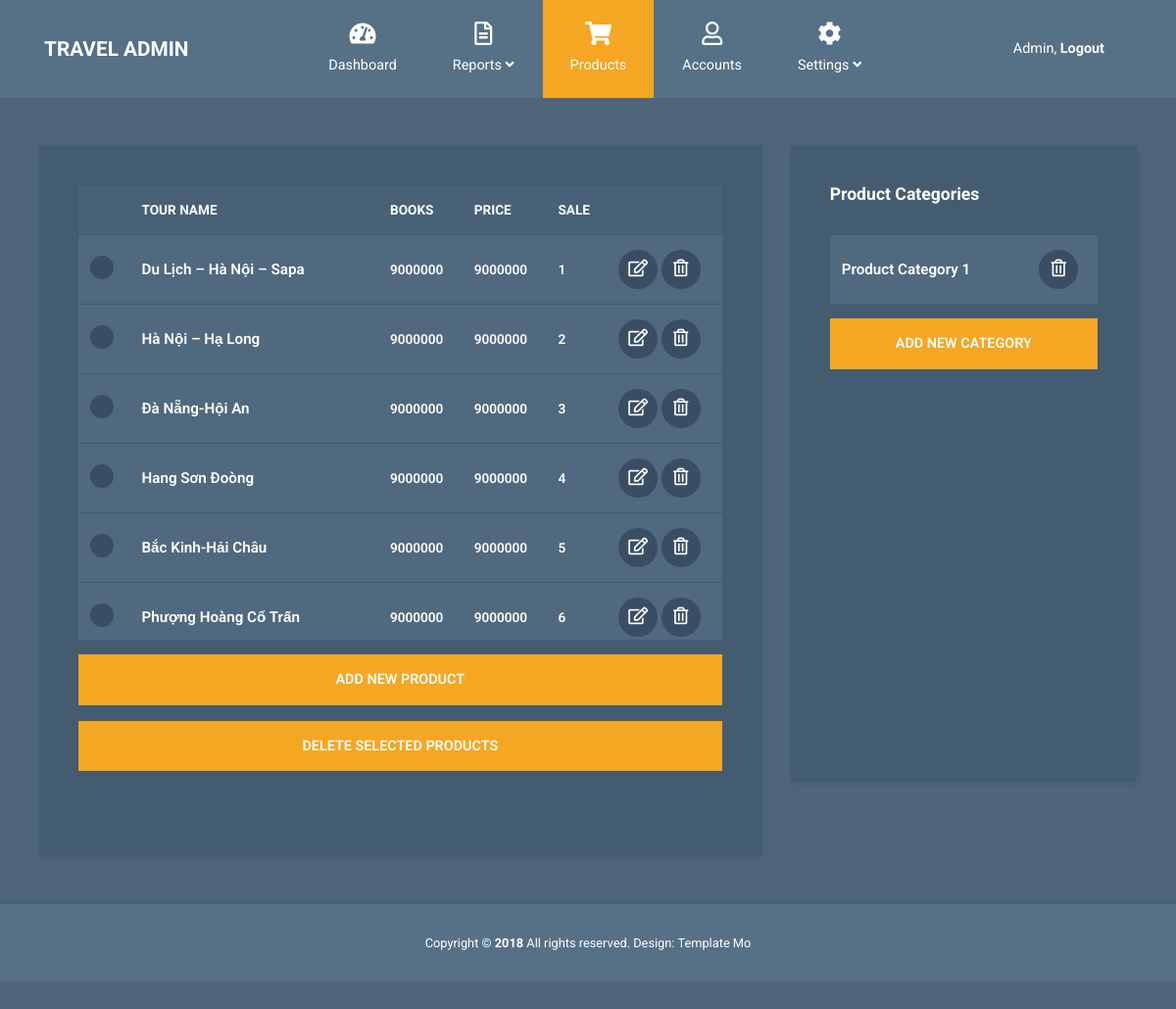
The page /adminpage/tours.php on the database as committed earlier.
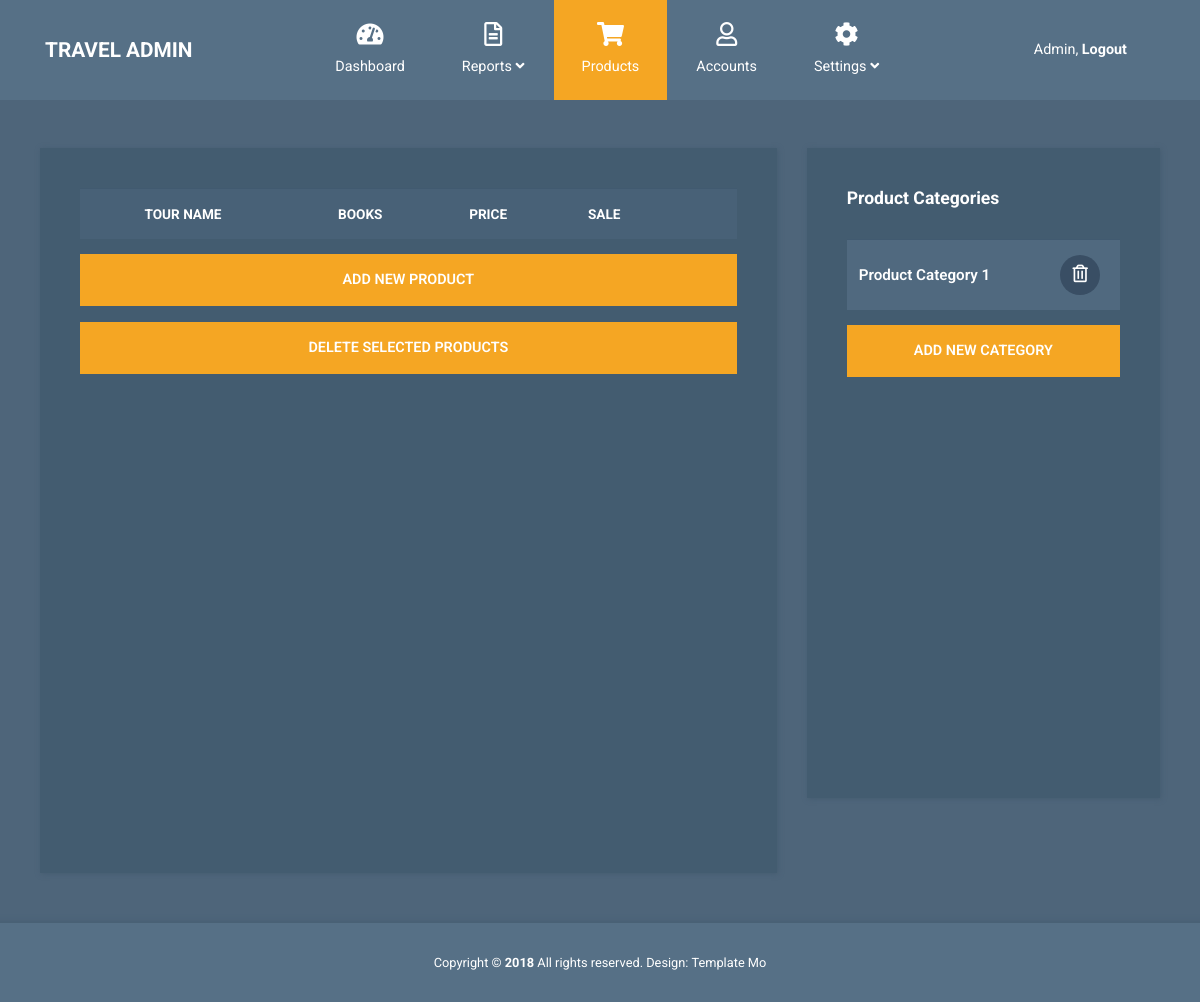
The same page on the database as committed later.
### tables this page shows
create table IF NOT EXISTS `tours`(
    `id_tour` int not null primary key AUTO_INCREMENT,
    `name_tour` varchar(255),
    `price` int CHECK (`price`>=1),
    `date_start` DATETIME,
    `date_end` DATETIME,
    `from_place` varchar(50),
    `description` TEXT,
    `people` int CHECK(`people`>=1),
    `img` TEXT,
    `id_cate` int,
    foreign key(`id_cate`) references `categories`(`id_category`)    
);

### adminpage/connectDB.php (called while the page is built, shortened)
<?php
    class Connect{
        private $servername = "localhost";
        private $username= "root";
        private $password = "";
        private $dbname = "webtravel";
        public function __construct()
        {
            $this->con = new mysqli($this->servername, $this->username, $this->password, $this->dbname);
        }
    }
    class Action{
        public $con;
        public function __construct()
        {
            $this->con = new Connect();
        }
        public function display($tablename){
            $sql = "SELECT * FROM `$tablename`";
            $ketqua=$this->con->con->query($sql);
            return $ketqua;
        }
    }
    class Tours{
        public function __construct()
        {
            $this->action = new Action();
        }
    }
?>

### adminpage/tours.php (the view, shortened to what this page needs)
<!DOCTYPE html>
<html lang="en">
  <head>
    <link rel="stylesheet" href="css/fontawesome.min.css" />
    <link rel="stylesheet" href="css/bootstrap.min.css" />
    <link rel="stylesheet" href="css/templatemo-style.css" />
  </head>
  <body id="reportsPage">
    <nav class="navbar navbar-expand-xl">
      <div class="container h-100">
        <a class="navbar-brand" href="index.php">
          <h1 class="tm-site-title mb-0">Travel Admin</h1>
        </a>
        <div class="collapse navbar-collapse" id="navbarSupportedContent">
          <ul class="navbar-nav mx-auto h-100">
            <li class="nav-item">
              <a class="nav-link" href="index.php">
                <i class="fas fa-tachometer-alt"></i> Dashboard
              </a>
            </li>
            <li class="nav-item dropdown">
              <a
                class="nav-link dropdown-toggle"
                href="#"
                id="navbarDropdown"
                role="button"
                data-toggle="dropdown"
                aria-haspopup="true"
                aria-expanded="false"
              >
                <i class="far fa-file-alt"></i>
                <span> Reports <i class="fas fa-angle-down"></i> </span>
              </a>
            </li>
            <li class="nav-item">
              <a class="nav-link active" href="products.html">
                <i class="fas fa-shopping-cart"></i> Products
              </a>
            </li>
            <li class="nav-item">
              <a class="nav-link" href="accounts.php">
                <i class="far fa-user"></i> Accounts
              </a>
            </li>
            <li class="nav-item dropdown">
              <a
                class="nav-link dropdown-toggle"
                href="#"
                id="navbarDropdown"
                role="button"
                data-toggle="dropdown"
                aria-haspopup="true"
                aria-expanded="false"
              >
                <i class="fas fa-cog"></i>
                <span> Settings <i class="fas fa-angle-down"></i> </span>
              </a>
            </li>
          </ul>
          <ul class="navbar-nav">
            <li class="nav-item">
              <a class="nav-link d-block" href="login.php">
                Admin, <b>Logout</b>
              </a>
            </li>
          </ul>
        </div>
      </div>
    </nav>
    <div class="container mt-5">
      <div class="row tm-content-row">
        <div class="col-sm-12 col-md-12 col-lg-8 col-xl-8 tm-block-col">
          <div class="tm-bg-primary-dark tm-block tm-block-products">
            <div class="tm-product-table-container">
              <table class="table table-hover tm-table-small tm-product-table">
                <thead class="">
                  <tr>
                    <th scope="col">&nbsp;</th>
                    <th scope="col">TOUR NAME</th>
                    <th scope="col">BOOKS</th>
                    <th scope="col">PRICE</th>
                    <th scope="col">SALE</th>
                    <th scope="col">&nbsp;</th>
                  </tr>
                </thead>
                <tbody>
                  <?php
                  include 'connectDB.php';
                  $obj=new Tours();
                  $ketqua=$obj->action->display($obj->tablename);
                  while($row=$ketqua->fetch_assoc()){
                  ?>
                  <tr>
                    <th scope="row"><input type="checkbox" /></th>
                    <td class="tm-product-name"><?php echo $row['name_tour']?></td>
                    <td><?php echo $row['price']?></td>
                    <td><?php echo $row['price']?></td>
                    <td><?php echo $row['id_tour']?></td>
                    <td>
                      <a href="edit-tour.php?id=<?php echo $row['id_tour']?>" class="tm-product-update-link">
                        <i class="far fa-edit tm-product-delete-icon"></i>
                      </a>
                      <a href="tour_process.php?id_tour_delete=<?php echo $row['id_tour']?>" class="tm-product-delete-link">
                        <i class="far fa-trash-alt tm-product-delete-icon"></i>
                      </a>
                    </td>
                  </tr>
                  <?php
                  }
                  ?>
                </tbody>
              </table>
            </div>
            <a
              href="add-tour.php"
              class="btn btn-primary btn-block text-uppercase mb-3"
              >Add new product</a
            >
            <button class="btn btn-primary btn-block text-uppercase">
              Delete selected products
            </button>
          </div>
        </div>
        <div class="col-sm-12 col-md-12 col-lg-4 col-xl-4 tm-block-col">
          <div class="tm-bg-primary-dark tm-block tm-block-product-categories">
            <h2 class="tm-block-title">Product Categories</h2>
            <div class="tm-product-table-container">
              <table class="table tm-table-small tm-product-table">
                <tbody>
                  <tr>
                    <td class="tm-product-name">Product Category 1</td>
                    <td class="text-center">
                      <a href="#" class="tm-product-delete-link">
                        <i class="far fa-trash-alt tm-product-delete-icon"></i>
                      </a>
                    </td>
                  </tr>
                </tbody>
              </table>
            </div>
            <button class="btn btn-primary btn-block text-uppercase mb-3">
              Add new category
            </button>
          </div>
        </div>
      </div>
    </div>
    <footer class="tm-footer row tm-mt-small">
      <div class="col-12 font-weight-light">
        <p class="text-center text-white mb-0 px-4 small">
          Copyright &copy; <b>2018</b> All rights reserved. Design:
          <a
            rel="nofollow noopener"
            href="https://templatemo.com"
            class="tm-footer-link"
            >Template Mo</a
          >
        </p>
      </div>
    </footer>
  </body>
</html>

### adminpage/css/templatemo-style.css (style rules this page uses)
html { font-size: 16px; overflow-x: hidden; }
body { font-family: Roboto, Helvetica, Arial, sans-serif; background-color: #4e657a; overflow-x: hidden; }
a { transition: all 0.3s ease; }
.navbar-brand { display: flex; align-items: center; }
.tm-site-title { display: inline-block; text-transform: uppercase; font-size: 1.3rem; font-weight: 700; color: #fff; }
.navbar { height: 100px; background-color: #567086; padding: 0; }
.navbar .container { position: relative; }
.tm-mt-small { margin-top: 20px; }
.tm-block-col { margin-bottom: 30px; }
.tm-block { padding: 40px; -webkit-box-shadow: 1px 1px 5px 0 #455c71; -moz-box-shadow: 1px 1px 5px 0 #455c71; box-shadow: 1px 1px 5px 0 #455c71; min-height: 350px; height: 100%; max-height: 450px; }
.tm-block-title { font-size: 1.1rem; font-weight: 700; color: #fff; margin-bottom: 30px; }
.nav-link { color: #fff; height: 100%; display: flex; align-items: center; justify-content: center; flex-direction: column; font-size: 90%; }
.nav-link>i { margin-bottom: 10px; margin-right: 0; font-size: 1.5rem; }
.dropdown-item, .nav-link { padding: 15px 20px; }
.navbar-nav .active>.nav-link, .navbar-nav .nav-link.active { background-color: #f5a623; color: #fff; }
.navbar-nav .nav-link.active i { color: #fff; }
.nav-item { text-align: center; }
.nav-item:last-child { margin-right: 0; }
.dropdown-toggle::after { display: none; }
.tm-content-row { justify-content: space-between; margin-left: -20px; margin-right: -20px; }
.table { background-color: #50697f; color: #fff; font-size: 85%; margin-bottom: 0; }
thead { background-color: #486177; color: #fff; }
.table thead th { border-bottom: 0; }
.btn { border-radius: 0; padding: 13px 28px; transition: all 0.2s ease; max-width: 100%; }
.btn-primary { color: #fff; background-color: #f5a623; border: 2px solid #f5a623; font-size: 90%; font-weight: 600; }
.table td, .table th { border-top: 1px solid #415a70; padding: 15px 25px; vertical-align: middle; }
.tm-table-small td, .tm-table-small th { padding-left: 12px; padding-right: 12px; }
.tm-bg-primary-dark { background-color: #435c70; }
.tm-block-products { min-height: 725px; }
.tm-block-product-categories { min-height: 650px; }
.tm-product-table-container { max-height: 465px; margin-bottom: 15px; overflow-y: scroll; }
.tm-product-table tr { font-weight: 600; }
.tm-product-name { font-size: 0.95rem; font-weight: 600; }
.tm-product-delete-icon { font-size: 1.1rem; color: #fff; }
.tm-product-update-link, .tm-product-delete-link { padding: 10px; border-radius: 50%; background-color: #394e64; display: inline-block; width: 40px; height: 40px; text-align: center; }
.tm-footer { background-color: #567086; padding-top: 30px; padding-bottom: 30px; -webkit-box-shadow: 0 -3px 5px 0 rgba(69, 92, 113, 0.59); -moz-box-shadow: 0 -3px 5px 0 rgba(69, 92, 113, 0.59); box-shadow: 0 -3px 5px 0 rgba(69, 92, 113, 0.59); }
.tm-footer-link { color: white; }
@media (min-width: 1200px) { .navbar-expand-xl .navbar-nav .nav-link { padding-left: 28px; padding-right: 28px; } }
@media (min-width: 1200px) { .navbar-collapse { height: 100%; } }
@media (max-width: 1275px) and (min-width: 1200px) { .nav-item { margin-right: 15px; } }
@media (max-width: 1350px) { .nav-item { margin-right: 1px; } }
.table-hover tbody tr { transition: all 0.2s ease; }
input[type="checkbox"] { cursor: pointer; -webkit-appearance: none; appearance: none; background-color: #394e64; background-position: center; border-radius: 50%; box-sizing: border-box; position: relative; box-sizing: content-box; width: 24px; height: 24px; transition: all 0.1s linear; }

Rows that differ between the two databases and show on the page:
removed tours: name_tour "Du Lịch – Hà Nội – Sapa", price "9000000", id_tour "1"
removed tours: name_tour "Hà Nội – Hạ Long", price "9000000", id_tour "2"
removed tours: name_tour "Đà Nẵng-Hội An", price "9000000", id_tour "3"
removed tours: name_tour "Hang Sơn Đoòng", price "9000000", id_tour "4"
removed tours: name_tour "Bắc Kinh-Hải Châu", price "9000000", id_tour "5"
removed tours: name_tour "Phượng Hoàng Cổ Trấn", price "9000000", id_tour "6"
